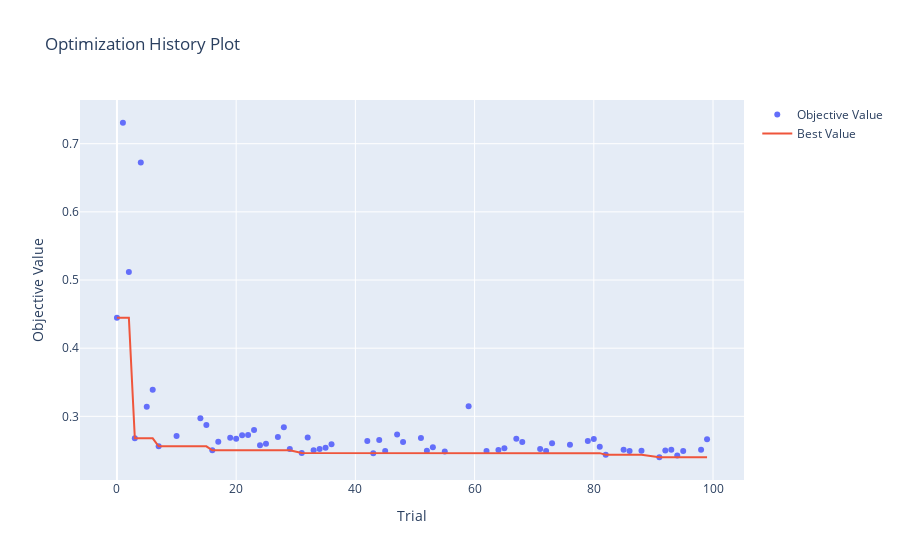

Notebook code cell kept with this figure:
### Code cell
fig = optuna.visualization.plot_optimization_history(study)
fig.show()
